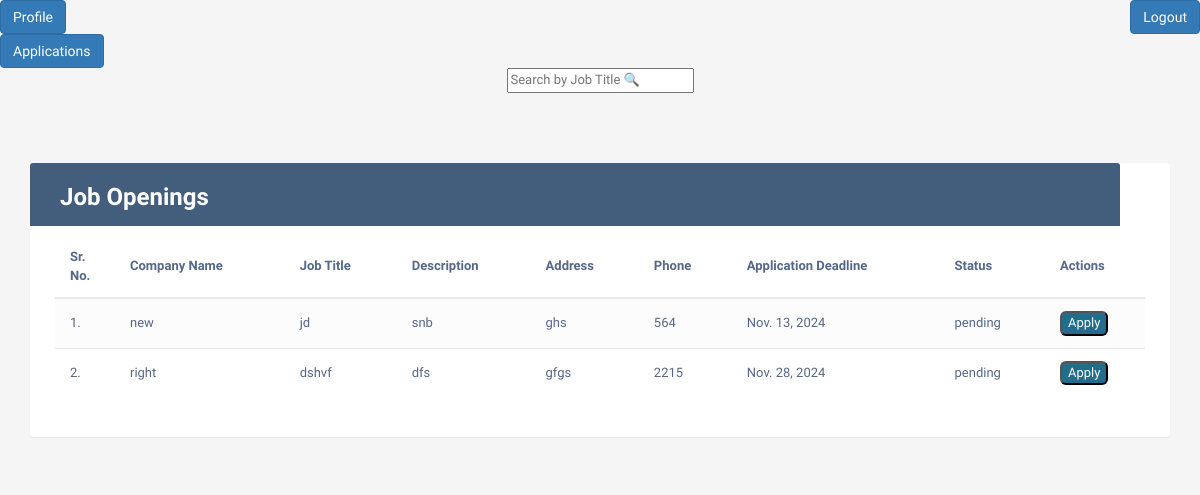
The app's page /home1/ (signed in), older data.
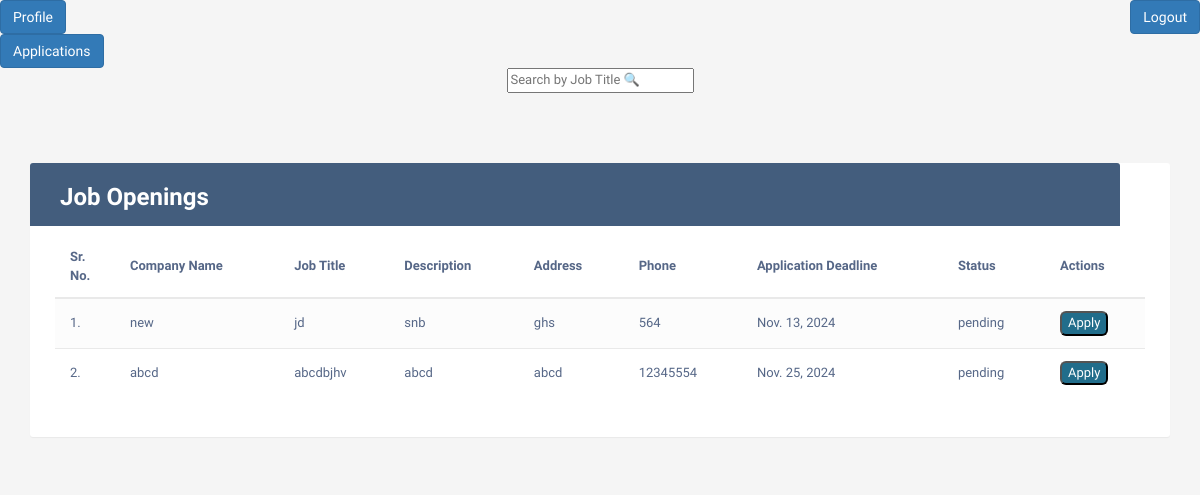
The same page, newer data.
### app/models.py (models this page shows, shortened)
class Jobs(models.Model):
    name=models.CharField(max_length=200)
    type=models.CharField(max_length=200)
    desc=models.TextField(max_length=100)
    address=models.TextField()
    phone=models.IntegerField()
    dead=models.DateField()

### app/views.py (the view)
# urls.py: path('home1/', views.HomePage1, name='home1' ),
@login_required(login_url='signup1')
def HomePage1(request):
    job=Jobs.objects.all()
    context1={
        'job':job,
    }
    return render (request,'home1.html',context1)

### templates/home1.html (shortened to what this page needs)
<!DOCTYPE html>
<html lang="en">
<head>
<link rel="stylesheet" href="https://maxcdn.bootstrapcdn.com/font-awesome/4.7.0/css/font-awesome.min.css">
<link rel="stylesheet" href="https://maxcdn.bootstrapcdn.com/bootstrap/3.3.7/css/bootstrap.min.css">
</head>
  <body>
    <div class="bt">
        <div class="bt2"> <a href="{% url 'profile1' %}" class="btn btn-primary">Profile</a><br></div>
       <div class="bt1">  <a href="{% url 'logout' %}" class="btn btn-primary">Logout</a></div>
   <div class="bt3">  <a href="{% url 'applications' %}" class="btn btn-primary">Applications</a></div>
</div>
    <div class="search">
    <input type="text" placeholder="Search by Job Title &#128269 " name="" id="myInput" onkeyup="searchFun()">
</div>
    <div class="mesg">
</div>
    <div class="container">
        <div class="table-wrapper">
            <div class="table-title">
                <div class="row">
                    <div class="col-sm-6">
						<h2> <b>Job Openings</b></h2>
					</div>
                </div>
            </div>
            <table class="table table-striped table-hover" id="myTable">
                <thead>
                    <tr>
                        <th>  Sr. No.</th>
                        <th>Company Name</th>
                        <th>Job Title</th>
                        <th>Description</th>
						<th>Address</th>
                        <th>Phone</th>
                        <th>Application Deadline</th>
                        <th>Status</th>
                        <th>Actions</th>
                    </tr>
                </thead>
                <tbody>
                    {% for i in job %}
                    <tr>
                        <td>{{forloop.counter}}.</td>
                        <td>{{i.name}}</td>
                        <td>{{i.type}}</td>
                        <td>{{i.desc}} </td>
						<td>{{i.address}} </td>
                        <td>{{i.phone}}</td>
                        <td>{{i.dead}}</td>
                        <td>pending</td>
                        <td>
                            <div class="bts">
                             <a  href="/apply-to-job/{{i.id}}"  ><button class="btk">Apply</button></a>
                            </div>
                        </td>
                    </tr>
                     {% endfor %}
                </tbody>
            </table>
        </div>
    </div>
</body>
</body>
</html>

Row changes from the older to the newer data that the page shows:
removed Jobs: name "right", type "dshvf", desc "dfs", address "gfgs", phone "2215", dead "Nov. 28, 2024"
added Jobs: name "abcd", type "abcdbjhv", desc "abcd", address "abcd", phone "12345554", dead "Nov. 25, 2024"
